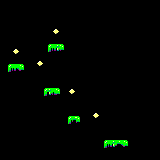

Below is a game level as drawn by its tile map, then a one-line description and the .tmx file that defines it, in full:
An orthogonal 40x40 tile map with 4x4 px tiles, 1 tile layer (Capa de Patrones 1).

<map version="1.0" orientation="orthogonal" renderorder="right-down" width="40" height="40" tilewidth="4" tileheight="4" nextobjectid="1">
 <tileset firstgid="1" name="level0_tileset" tilewidth="4" tileheight="4" tilecount="56" columns="8">
  <image source="level1_tileset.png" trans="ff8080" width="32" height="28" />
 </tileset>
 <layer name="Capa de Patrones 1" width="40" height="40">
  <data encoding="csv">
40,40,40,40,40,40,40,40,40,40,40,40,40,40,40,40,40,40,40,40,40,40,40,40,40,40,40,40,40,40,40,40,40,40,40,40,40,40,40,40,
40,40,40,40,40,40,40,40,40,40,40,40,40,40,40,40,40,40,40,40,40,40,40,40,40,40,40,40,40,40,40,40,40,40,40,40,40,40,40,40,
40,40,40,40,40,40,40,40,40,40,40,40,40,40,40,40,40,40,40,40,40,40,40,40,40,40,40,40,40,40,40,40,40,40,40,40,40,40,40,40,
40,40,40,40,40,40,40,40,40,40,40,40,40,40,40,40,40,40,40,40,40,40,40,40,40,40,40,40,40,40,40,40,40,40,40,40,40,40,40,40,
40,40,40,40,40,40,40,40,40,40,40,40,40,40,40,40,40,40,40,40,40,40,40,40,40,40,40,40,40,40,40,40,40,40,40,40,40,40,40,40,
40,40,40,40,40,40,40,40,40,40,40,40,40,40,40,40,40,40,40,40,40,40,40,40,40,40,40,40,40,40,40,40,40,40,40,40,40,40,40,40,
40,40,40,40,40,40,40,40,40,40,40,40,40,40,40,40,40,40,40,40,40,40,40,40,40,40,40,40,40,40,40,40,40,40,40,40,40,40,40,40,
40,40,40,40,40,40,40,40,40,40,40,40,40,23,24,40,40,40,40,40,40,40,40,40,40,40,40,40,40,40,40,40,40,40,40,40,40,40,40,40,
40,40,40,40,40,40,40,40,40,40,40,40,40,31,32,40,40,40,40,40,40,40,40,40,40,40,40,40,40,40,40,40,40,40,40,40,40,40,40,40,
40,40,40,40,40,40,40,40,40,40,40,40,40,40,40,40,40,40,40,40,40,40,40,40,40,40,40,40,40,40,40,40,40,40,40,40,40,40,40,40,
40,40,40,40,40,40,40,40,40,40,40,40,40,40,40,40,40,40,40,40,40,40,40,40,40,40,40,40,40,40,40,40,40,40,40,40,40,40,40,40,
40,40,40,40,40,40,40,40,40,40,40,40,1,2,3,6,40,40,40,40,40,40,40,40,40,40,40,40,40,40,40,40,40,40,40,40,40,40,40,40,
40,40,40,23,24,40,40,40,40,40,40,40,9,10,11,14,40,40,40,40,40,40,40,40,40,40,40,40,40,40,40,40,40,40,40,40,40,40,40,40,
40,40,40,31,32,40,40,40,40,40,40,40,40,40,40,40,40,40,40,40,40,40,40,40,40,40,40,40,40,40,40,40,40,40,40,40,40,40,40,40,
40,40,40,40,40,40,40,40,40,40,40,40,40,40,40,40,40,40,40,40,40,40,40,40,40,40,40,40,40,40,40,40,40,40,40,40,40,40,40,40,
40,40,40,40,40,40,40,40,40,23,24,40,40,40,40,40,40,40,40,40,40,40,40,40,40,40,40,40,40,40,40,40,40,40,40,40,40,40,40,40,
40,40,1,2,5,6,40,40,40,31,32,40,40,40,40,40,40,40,40,40,40,40,40,40,40,40,40,40,40,40,40,40,40,40,40,40,40,40,40,40,
40,40,9,10,13,14,40,40,40,40,40,40,40,40,40,40,40,40,40,40,40,40,40,40,40,40,40,40,40,40,40,40,40,40,40,40,40,40,40,40,
40,40,40,40,40,40,40,40,40,40,40,40,40,40,40,40,40,40,40,40,40,40,40,40,40,40,40,40,40,40,40,40,40,40,40,40,40,40,40,40,
40,40,40,40,40,40,40,40,40,40,40,40,40,40,40,40,40,40,40,40,40,40,40,40,40,40,40,40,40,40,40,40,40,40,40,40,40,40,40,40,
40,40,40,40,40,40,40,40,40,40,40,40,40,40,40,40,40,40,40,40,40,40,40,40,40,40,40,40,40,40,40,40,40,40,40,40,40,40,40,40,
40,40,40,40,40,40,40,40,40,40,40,40,40,40,40,40,40,40,40,40,40,40,40,40,40,40,40,40,40,40,40,40,40,40,40,40,40,40,40,40,
40,40,40,40,40,40,40,40,40,40,40,1,3,2,6,40,40,23,24,40,40,40,40,40,40,40,40,40,40,40,40,40,40,40,40,40,40,40,40,40,
40,40,40,40,40,40,40,40,40,40,40,9,11,10,14,40,40,31,32,40,40,40,40,40,40,40,40,40,40,40,40,40,40,40,40,40,40,40,40,40,
40,40,40,40,40,40,40,40,40,40,40,40,40,40,40,40,40,40,40,40,40,40,40,40,40,40,40,40,40,40,40,40,40,40,40,40,40,40,40,40,
40,40,40,40,40,40,40,40,40,40,40,40,40,40,40,40,40,40,40,40,40,40,40,40,40,40,40,40,40,40,40,40,40,40,40,40,40,40,40,40,
40,40,40,40,40,40,40,40,40,40,40,40,40,40,40,40,40,40,40,40,40,40,40,40,40,40,40,40,40,40,40,40,40,40,40,40,40,40,40,40,
40,40,40,40,40,40,40,40,40,40,40,40,40,40,40,40,40,40,40,40,40,40,40,40,40,40,40,40,40,40,40,40,40,40,40,40,40,40,40,40,
40,40,40,40,40,40,40,40,40,40,40,40,40,40,40,40,40,40,40,40,40,40,40,23,24,40,40,40,40,40,40,40,40,40,40,40,40,40,40,40,
40,40,40,40,40,40,40,40,40,40,40,40,40,40,40,40,40,1,4,6,40,40,40,31,32,40,40,40,40,40,40,40,40,40,40,40,40,40,40,40,
40,40,40,40,40,40,40,40,40,40,40,40,40,40,40,40,40,9,12,14,40,40,40,40,40,40,40,40,40,40,40,40,40,40,40,40,40,40,40,40,
40,40,40,40,40,40,40,40,40,40,40,40,40,40,40,40,40,40,40,40,40,40,40,40,40,40,40,40,40,40,40,40,40,40,40,40,40,40,40,40,
40,40,40,40,40,40,40,40,40,40,40,40,40,40,40,40,40,40,40,40,40,40,40,40,40,40,40,40,40,40,40,40,40,40,40,40,40,40,40,40,
40,40,40,40,40,40,40,40,40,40,40,40,40,40,40,40,40,40,40,40,40,40,40,40,40,40,40,40,40,40,40,40,40,40,40,40,40,40,40,40,
40,40,40,40,40,40,40,40,40,40,40,40,40,40,40,40,40,40,40,40,40,40,40,40,40,40,40,40,40,40,40,40,40,40,40,40,40,40,40,40,
40,40,40,40,40,40,40,40,40,40,40,40,40,40,40,40,40,40,40,40,40,40,40,40,40,40,1,2,3,4,5,6,40,40,40,40,40,40,40,40,
40,40,40,40,40,40,40,40,40,40,40,40,40,40,40,40,40,40,40,40,40,40,40,40,40,40,9,10,11,12,13,14,40,40,40,40,40,40,40,40,
40,40,40,40,40,40,40,40,40,40,40,40,40,40,40,40,40,40,40,40,40,40,40,40,40,40,40,40,40,40,40,40,40,40,40,40,40,40,40,40,
40,40,40,40,40,40,40,40,40,40,40,40,40,40,40,40,40,40,40,40,40,40,40,40,40,40,40,40,40,40,40,40,40,40,40,40,40,40,40,40,
40,40,40,40,40,40,40,40,40,40,40,40,40,40,40,40,40,40,40,40,40,40,40,40,40,40,40,40,40,40,40,40,40,40,40,40,40,40,40,40
</data>
 </layer>
</map>